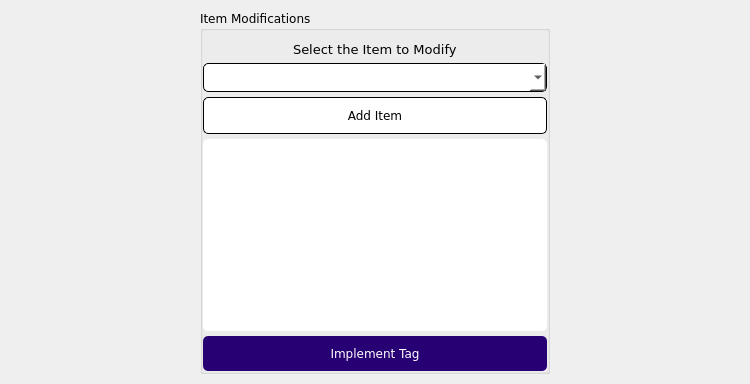
             <widget class="QWidget" name="tab_13">
              <property name="styleSheet">
               <string notr="true"/>
              </property>
              <attribute name="title">
               <string>Item Modifications</string>
              </attribute>
              <layout class="QHBoxLayout" name="horizontalLayout_22">
               <property name="spacing">
                <number>0</number>
               </property>
               <property name="leftMargin">
                <number>0</number>
               </property>
               <property name="topMargin">
                <number>10</number>
               </property>
               <property name="rightMargin">
                <number>0</number>
               </property>
               <property name="bottomMargin">
                <number>10</number>
               </property>
               <item>
                <spacer name="horizontalSpacer_36">
                 <property name="orientation">
                  <enum>Qt::Horizontal</enum>
                 </property>
                 <property name="sizeHint" stdset="0">
                  <size>
                   <width>200</width>
                   <height>0</height>
                  </size>
                 </property>
                </spacer>
               </item>
               <item>
                <widget class="QGroupBox" name="itemsModification_4">
                 <property name="sizePolicy">
                  <sizepolicy hsizetype="Preferred" vsizetype="Preferred">
                   <horstretch>0</horstretch>
                   <verstretch>0</verstretch>
                  </sizepolicy>
                 </property>
                 <property name="minimumSize">
                  <size>
                   <width>350</width>
                   <height>0</height>
                  </size>
                 </property>
                 <property name="maximumSize">
                  <size>
                   <width>350</width>
                   <height>16777215</height>
                  </size>
                 </property>
                 <property name="font">
                  <font>
                   <family>Verdana</family>
                  </font>
                 </property>
                 <property name="title">
                  <string>Item Modifications</string>
                 </property>
                 <layout class="QGridLayout" name="gridLayout_15">
                  <property name="leftMargin">
                   <number>0</number>
                  </property>
                  <property name="topMargin">
                   <number>10</number>
                  </property>
                  <property name="rightMargin">
                   <number>0</number>
                  </property>
                  <property name="bottomMargin">
                   <number>0</number>
                  </property>
                  <property name="horizontalSpacing">
                   <number>0</number>
                  </property>
                  <property name="verticalSpacing">
                   <number>5</number>
                  </property>
                  <item row="1" column="0" colspan="2">
                   <widget class="QComboBox" name="itemsList_4">
                    <property name="sizePolicy">
                     <sizepolicy hsizetype="Expanding" vsizetype="Fixed">
                      <horstretch>0</horstretch>
                      <verstretch>0</verstretch>
                     </sizepolicy>
                    </property>
                    <property name="font">
                     <font>
                      <family>Verdana</family>
                     </font>
                    </property>
                    <property name="cursor">
                     <cursorShape>PointingHandCursor</cursorShape>
                    </property>
                    <property name="styleSheet">
                     <string notr="true">QComboBox {
	background-color: rgb(255, 255, 255);
	border: 1px solid;
	padding: 5px;
	border-radius: 5px
}

QComboBox QScrollBar:vertical {
    width: 10px;
}

QComboBox QScrollBar::handle:vertical {
    background-color: rgb(41, 0, 122); 
    min-height: 50px;
	border: 1px solid rgb(235, 235, 235)
}</string>
                    </property>
                    <property name="editable">
                     <bool>false</bool>
                    </property>
                    <property name="modelColumn">
                     <number>0</number>
                    </property>
                   </widget>
                  </item>
                  <item row="2" column="0" colspan="2">
                   <widget class="QPushButton" name="addItem_4">
                    <property name="sizePolicy">
                     <sizepolicy hsizetype="Minimum" vsizetype="Fixed">
                      <horstretch>0</horstretch>
                      <verstretch>0</verstretch>
                     </sizepolicy>
                    </property>
                    <property name="font">
                     <font>
                      <family>Verdana</family>
                     </font>
                    </property>
                    <property name="cursor">
                     <cursorShape>PointingHandCursor</cursorShape>
                    </property>
                    <property name="styleSheet">
                     <string notr="true">background-color: rgb(255, 255, 255);
padding: 10px;
border: 1px solid;
border-radius: 5px</string>
                    </property>
                    <property name="text">
                     <string>Add Item</string>
                    </property>
                   </widget>
                  </item>
                  <item row="5" column="0" colspan="2">
                   <widget class="QPushButton" name="tagsImpIt">
                    <property name="font">
                     <font>
                      <family>Verdana</family>
                     </font>
                    </property>
                    <property name="cursor">
                     <cursorShape>PointingHandCursor</cursorShape>
                    </property>
                    <property name="styleSheet">
                     <string notr="true">background-color: rgb(39, 0, 116);
padding: 10px;
border: none;
border-radius: 5px;
color: rgb(255, 255, 255)</string>
                    </property>
                    <property name="text">
                     <string>Implement Tag</string>
                    </property>
                   </widget>
                  </item>
                  <item row="4" column="0" colspan="2">
                   <widget class="QTextEdit" name="addedItems_4">
                    <property name="font">
                     <font>
                      <family>Verdana</family>
                     </font>
                    </property>
                    <property name="cursor" stdset="0">
                     <cursorShape>IBeamCursor</cursorShape>
                    </property>
                    <property name="styleSheet">
                     <string notr="true">background-color: rgb(255, 255, 255);
border-radius: 5px</string>
                    </property>
                   </widget>
                  </item>
                  <item row="0" column="0" colspan="2" alignment="Qt::AlignHCenter">
                   <widget class="QLabel" name="labelItems_4">
                    <property name="font">
                     <font>
                      <family>Verdana</family>
                      <pointsize>10</pointsize>
                     </font>
                    </property>
                    <property name="text">
                     <string>Select the Item to Modify</string>
                    </property>
                   </widget>
                  </item>
                 </layout>
                </widget>
               </item>
               <item>
                <spacer name="horizontalSpacer_37">
                 <property name="orientation">
                  <enum>Qt::Horizontal</enum>
                 </property>
                 <property name="sizeHint" stdset="0">
                  <size>
                   <width>200</width>
                   <height>0</height>
                  </size>
                 </property>
                </spacer>
               </item>
              </layout>
             </widget>
